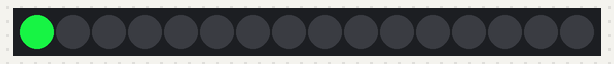
A sketch run on a simulated Arduino Uno, built with avr-gcc and run on an emulated ATmega328P. On the bench: 16 RGB LEDs in strip order, left to right.

Above: at 0.15 s.
At 4.16 s:
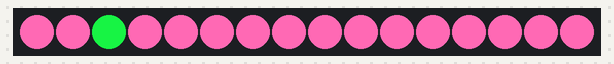
At 9.39 s:
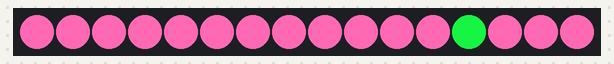
At 19.55 s:
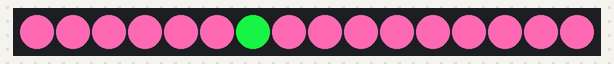
At 30.02 s:
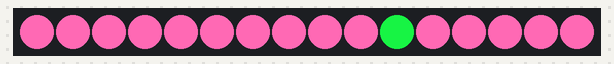
At 39.57 s:
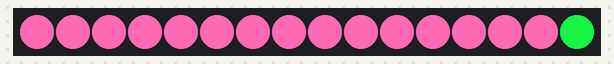

The sketch:

FastLED.ino
```cpp
#include <FastLED.h>

#define NUM_LEDS 16
#define DATA_PIN 1

CRGB leds[NUM_LEDS];

void setup()
{
  FastLED.addLeds<NEOPIXEL, DATA_PIN>(leds, NUM_LEDS);
}

void loop()
{
  for (int i = 0; i < NUM_LEDS; i++){
    leds[i] = 0x15DA3D;
    FastLED.show();
    leds[i] = CRGB::HotPink;
    delay(30);
  }
}
```
